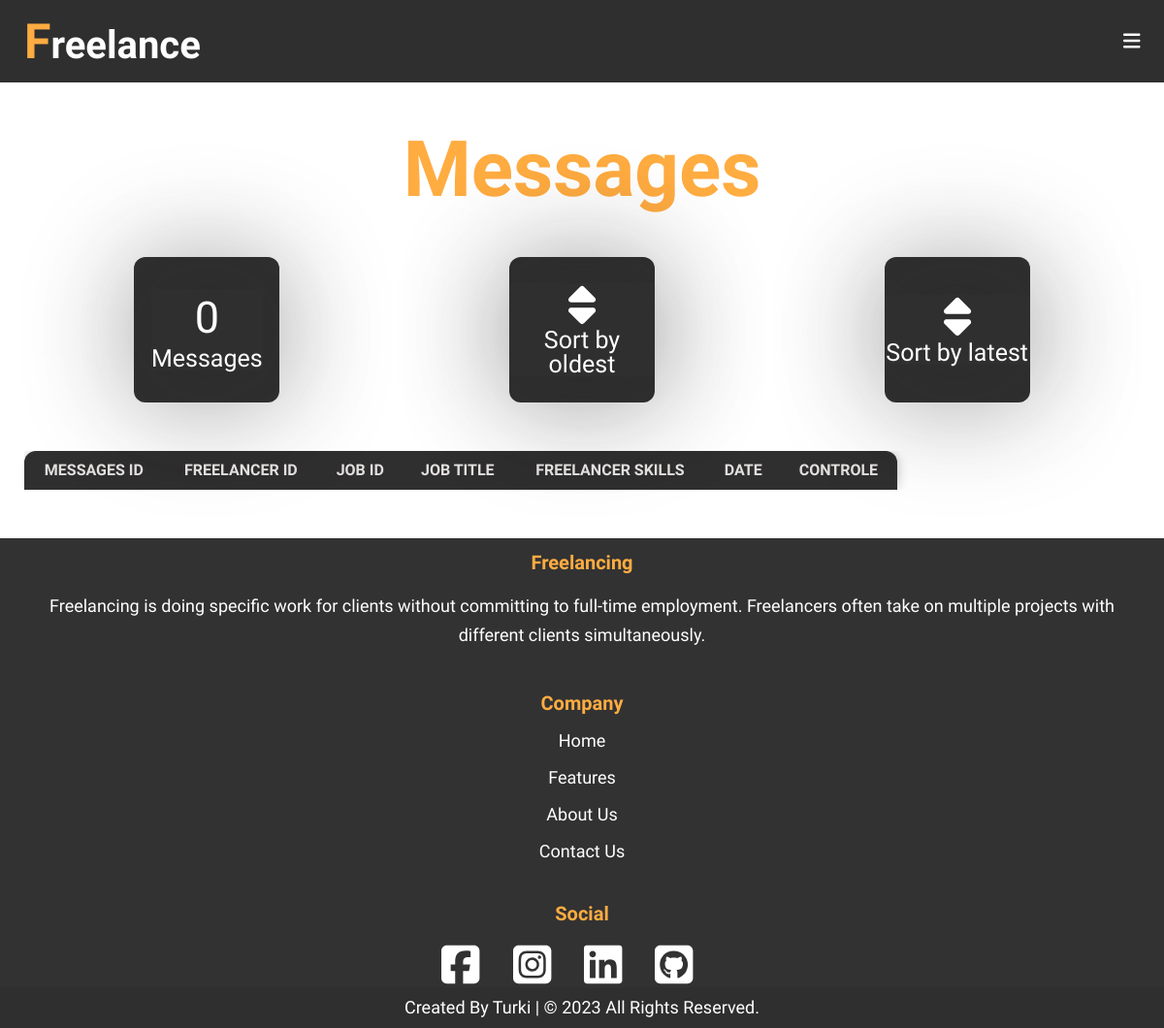
The app's page /users/messages.php (signed in), older data.
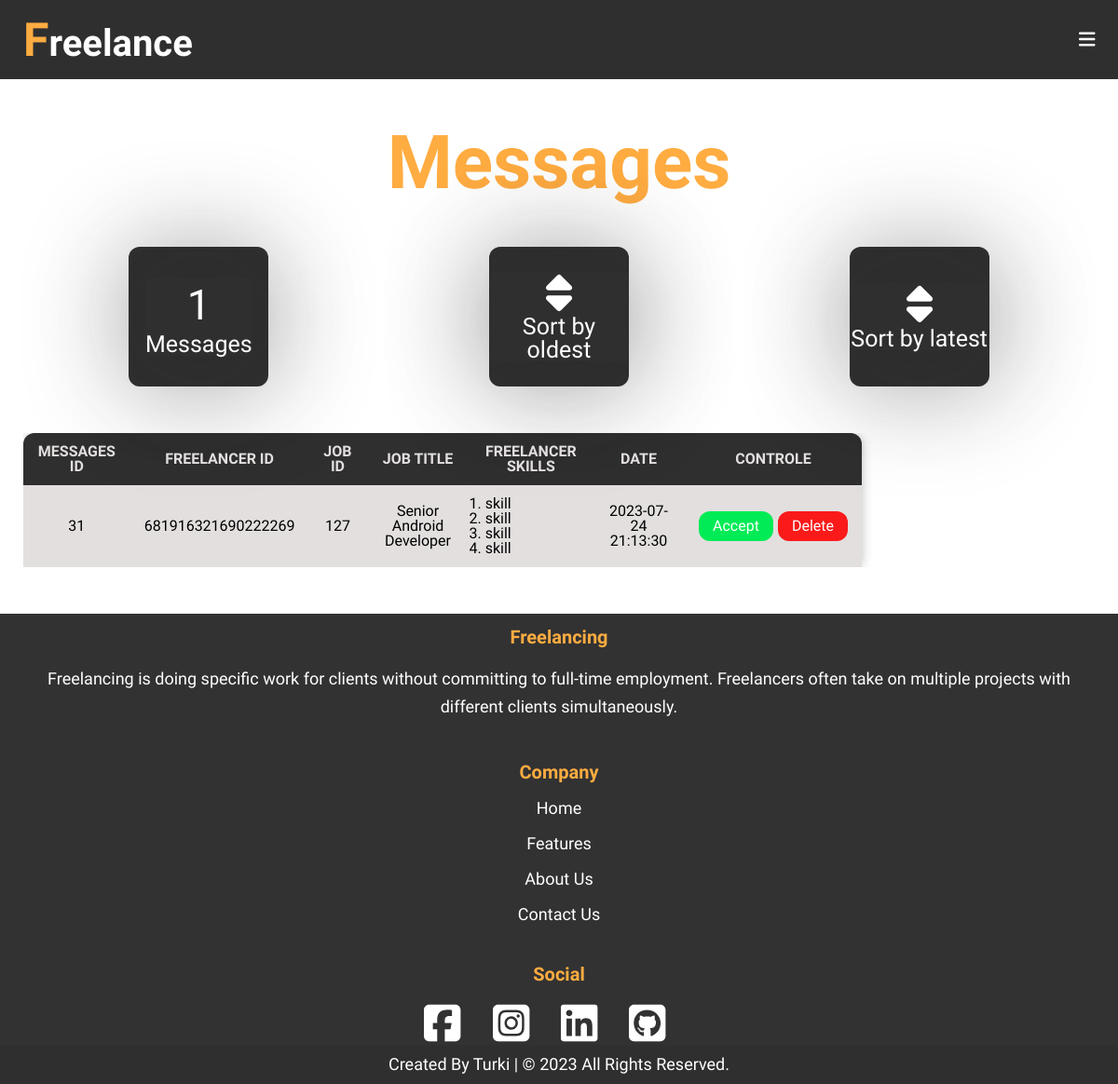
The same page, newer data.
### tables this page shows
CREATE TABLE `messages` (
  `MessageID` int(11) NOT NULL,
  `JobPublisher` varchar(255) NOT NULL,
  `FreelancerID` varchar(255) NOT NULL,
  `CategoryID` int(11) NOT NULL,
  `JobID` int(11) NOT NULL,
  `FreelancerSkills` text DEFAULT NULL,
  `Date` datetime NOT NULL
);

CREATE TABLE `jobs` (
  `JobID` int(11) NOT NULL,
  `JobTitle` varchar(255) NOT NULL,
  `JobSalary` int(11) NOT NULL,
  `JobDescription` text NOT NULL,
  `JobSkills` text NOT NULL,
  `JobDate` datetime NOT NULL,
  `MemberID` varchar(255) NOT NULL,
  `CatID` int(11) NOT NULL
);

### users/messages.php (the view, shortened to what this page needs)
<?php
	require ('initialize.php');
	?>
	<div class="body">
		<?php require $temp . ('navbar.php');?>
		<section class="container">
			<?php
				if (isset($_SESSION['NAME'])) {
          $userID = $_SESSION['ID'];
					$do = isset($_GET['do']) ? $_GET['do'] : 'Manage';
          if ($do === 'Manage') {
            $sort = 'DESC';
            $stmt = $CONDB->prepare("SELECT
                                          `messages`.*,
                                          `jobs`.`JobTitle`
                                      FROM
                                          `messages`
                                INNER JOIN
                                          `jobs`
                                        ON
                                          `jobs`.`JobID` = `messages`.`JobID`
                                    WHERE
                                          `JobPublisher` = ?
                                    ORDER BY
                                          `Date` $sort");
            $stmt->execute([$userID]);
            $rows = $stmt->fetchAll();
            ?>
              <div class="name-of-page">
                <h1>Messages</h1>
              </div>
              <div class="details">
                <div class="box">
                  <a href="#messages">
                    <p class="num"><?php counter('messages', "WHERE `JobPublisher` = $userID");?></p>
                    <p class="box-name">Messages</p>
                  </a>
                </div>
                <div class="box">
                  <a href="messages.php?do=Manage&sort=ASC#messages">
                    <span class="icon"><i class="fa-solid fa-sort"></i></span>
                    <p class="box-name">Sort by oldest</p>
                  </a>
                </div>
                <div class="box">
                  <a href="messages.php?do=Manage&sort=DESC#messages">
                    <span class="icon"><i class="fa-solid fa-sort"></i></span>
                    <p class="box-name">Sort by latest</p>
                  </a>
                </div>
              </div>
              <div id="messages" class="table-content">
                <table>
                  <thead>
                    <tr>
                      <th>Messages ID</th>
                      <th>Freelancer ID</th>
                      <th>Job Id</th>
                      <th>Job Title</th>
                      <th>Freelancer Skills</th>
                      <th>Date</th>
                      <th>Controle</th>
                    </tr>
                  </thead>
                  <tbody>
                    <?php
                      foreach ($rows as $row) {
                        $stmt = $CONDB->prepare("SELECT `PhoneNumber` FROM `users` WHERE `ID` = ?");
                        $stmt->execute([$row['FreelancerID']]);
                        $phoneNumber = $stmt->fetch();
                        echo '<tr>';
                          echo '<td>'. $row['MessageID'] .'</td>';
                          echo '<td>'. $row['FreelancerID'] .'</td>';
                          echo '<td>'. $row['JobID'] .'</td>';
                          echo '<td>'. $row['JobTitle'] .'</td>';
                          echo '<td class="max-width-text">';
                            $freelancerSkillsArray = explode('-', $row['FreelancerSkills']);
                            echo '<ol>';
                            foreach ($freelancerSkillsArray as $skill) {
                              echo '<li>'.$skill.'</li>';
                            }
                            echo '</ol>';
                          echo '</td>';
                          echo '<td>'. $row['Date'] .'</td>';
                          echo '<td>
                          <div class="table-btn">
                            <a href="https://wa.me/+20'.$phoneNumber['PhoneNumber'].'" class="accept-btn" target="blank">Accept</a>
                            <a href="messages.php?do=Delete&MessageID='.$row['MessageID'].'" class="del-btn">Delete</a>
                          </div>
                        </td>';
                        echo '</tr>';
                      }
                    ?>
                  </tbody>
                </table>
              </div>
            <?php
					}
				}
			?>
		</section>
		<?php require $temp . ('footer.php');?>
	</div>
	<?php
	require $temp . ('end.body.php');
?>

### users/includes/functions/functions.php (shortened to what this page needs)
			<?php
	function counter($table, $where) {
		global $CONDB;
		$c = $CONDB->prepare("SELECT * FROM `$table` $where");
		$c->execute();
		echo $c->rowCount();
	}
?>

Row changes from the older to the newer data that the page shows:
added messages: MessageID "31", FreelancerID "681916321690222269", JobID "127", JobID.JobTitle "Senior Android Developer", FreelancerSkills "skill", Date "2023-07-24 21:13:30"
Text that changed along with them:
$c->rowCount(): "0" → "1"
